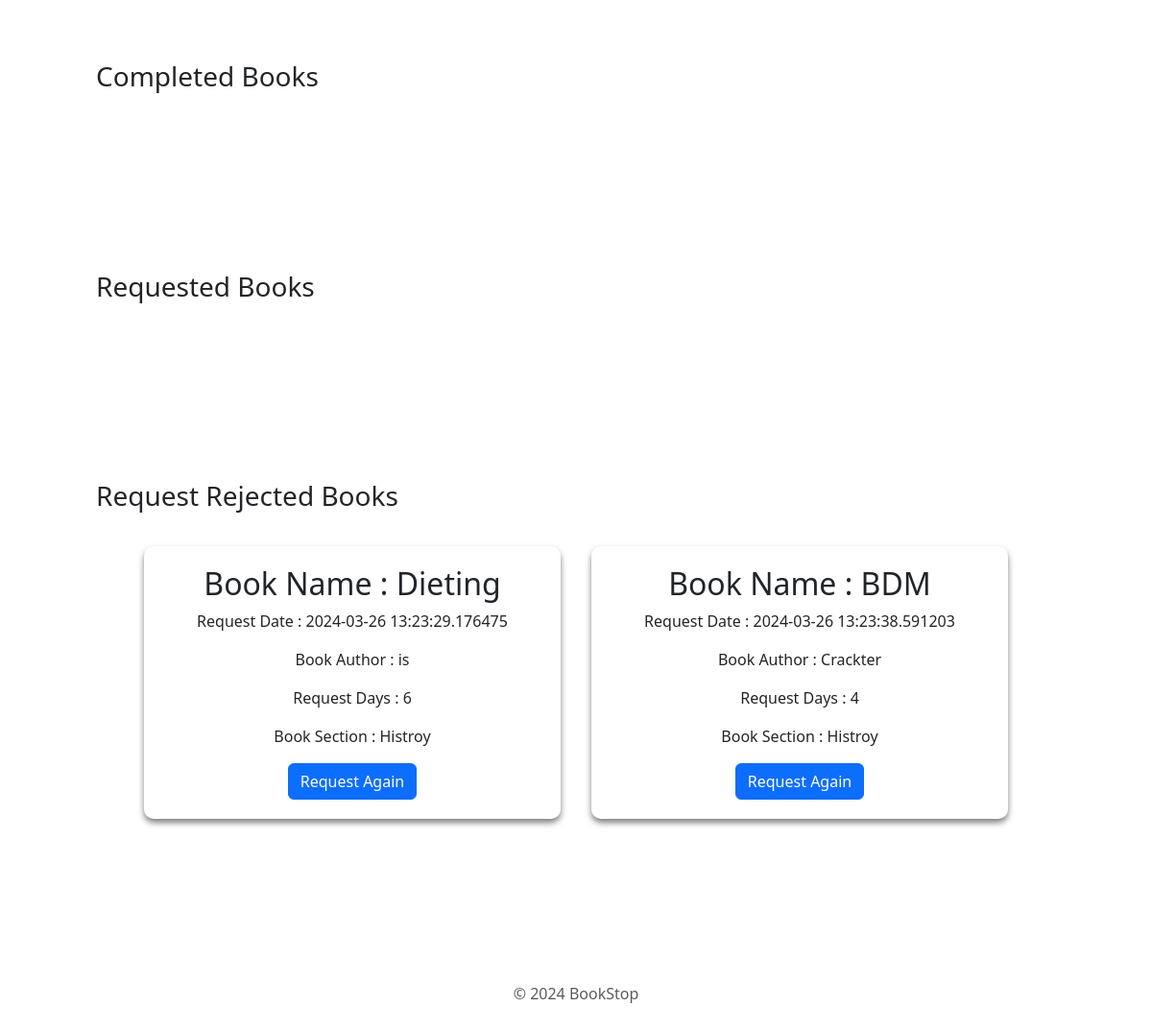
The app's page /myBooks (signed in, lower part), older data.
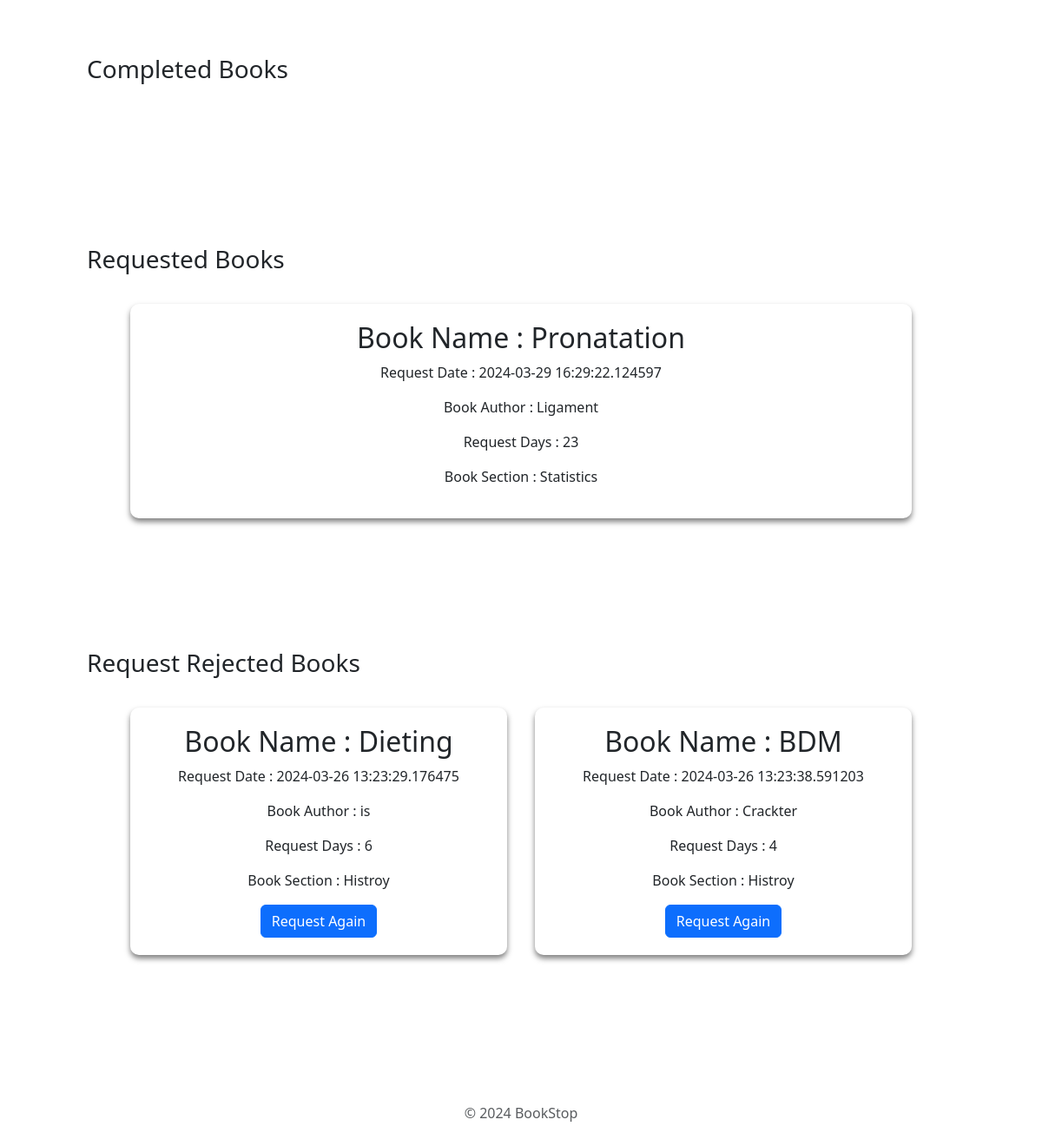
The same page, newer data.
### app.py (models this page shows)
class BookIssue(db.Model):
    __tablename__ = 'BookIssue'
    IssueId = db.Column(db.Integer, autoincrement=True, primary_key=True)
    UserId = db.Column(db.Integer, db.ForeignKey(User.UserId), nullable=False)
    BookId = db.Column(db.Integer, db.ForeignKey(Books.BookId), nullable=False)
    SectionId = db.Column(db.Integer, db.ForeignKey(Section.SectionId), nullable=False)
    RequestDate = db.Column(db.DateTime, nullable=False, default=datetime.datetime.utcnow)
    Days = db.Column(db.Integer, nullable=False)
    IssueDate = db.Column(db.String)
    IssueStatus = db.Column(db.String, nullable=False)
    LastIssueStatusDate = db.Column(db.String)

### app.py (the view, shortened to what this page needs)
@app.route("/myBooks", methods=["GET","POST"])
def myBooks():
    if 'user_id' not in session:
        return redirect(url_for('userLogin'))
    BookIssueMergeTable = BookIssueMerge.query.filter(
        BookIssueMerge.UserId == session['user_id'],
        BookIssueMerge.Section_Title.isnot(None),
        BookIssueMerge.Author.isnot(None),
        BookIssueMerge.Book_Title.isnot(None),
        BookIssueMerge.IssueStatus == "requested",
        BookIssueMerge.UserName.isnot(None)).all()
    ApprovedBookIssueMergeTable = BookIssueMerge.query.filter(
        BookIssueMerge.UserId == session['user_id'],
        BookIssueMerge.Section_Title.isnot(None),
        BookIssueMerge.Author.isnot(None),
        BookIssueMerge.Book_Title.isnot(None),
        BookIssueMerge.IssueStatus == "Approved",
        BookIssueMerge.UserName.isnot(None)).all()
    RejectedBookIssueMergeTable = BookIssueMerge.query.filter(
        BookIssueMerge.UserId == session['user_id'],
        BookIssueMerge.Section_Title.isnot(None),
        BookIssueMerge.Author.isnot(None),
        BookIssueMerge.Book_Title.isnot(None),
        BookIssueMerge.IssueStatus == "Rejected",
        BookIssueMerge.UserName.isnot(None)).all()
    ExpiredBookIssueMergeTable = BookIssueMerge.query.filter(
        BookIssueMerge.UserId == session['user_id'],
        BookIssueMerge.Section_Title.isnot(None),
        BookIssueMerge.Author.isnot(None),
        BookIssueMerge.Book_Title.isnot(None),
        BookIssueMerge.IssueStatus == "Expired",
        BookIssueMerge.UserName.isnot(None)).all()
    return render_template("myBooks.html", approvedBooks = ApprovedBookIssueMergeTable, rejectedBooks = RejectedBookIssueMergeTable, issueBooks = BookIssueMergeTable,
    expiredBooks = ExpiredBookIssueMergeTable)

### templates/myBooks.html (shortened to what this page needs)
<!DOCTYPE html>
<html lang="en">
  <head>
    <link rel="stylesheet" href="/static/add-section.css" />
    {% include 'bootstrap.html' %}
  </head>
  <body>
    <div>
      <div>
        <div class="main-container">
        </div>
        <h3>Completed Books</h3>
        <div class="main-container">
        </div>
        <h3>Requested Books</h3>
        <div class="main-container">
          {% for book in issueBooks %}
          <div class="section-container" id="1">
            <h2>Book Name : {{book.Book_Title}}</h2>
            <p>Request Date : {{book.RequestDate}}</p>
            <p>Book Author : {{book.Author}}</p>
            <p>Request Days : {{book.Days}}</p>
            <div>
              <p>Book Section : {{book.Section_Title}}</p>
            </div>
          </div>
          {% endfor %}
        </div>
        <h3>Request Rejected Books</h3>
        <div class="main-container">
          {% for book in rejectedBooks %}
          <div class="section-container" id="1">
            <h2>Book Name : {{book.Book_Title}}</h2>
            <p>Request Date : {{book.RequestDate}}</p>
            <p>Book Author : {{book.Author}}</p>
            <p>Request Days : {{book.Days}}</p>
            <div>
              <p>Book Section : {{book.Section_Title}}</p>
            </div>
            <form action="/myBooks" method="post" style="display: inline">
              <button type="submit" class="btn btn-primary">
                Request Again
              </button>
            </form>
          </div>
          {% endfor %}
        </div>
        {% include 'footer.html' %}
      </div>
    </div>
  </body>
</html>

Row changes from the older to the newer data that the page shows:
added BookIssue: Book_Title "Pronatation", RequestDate "2024-03-29 16:29:22.124597", Author "Ligament", Days "23", Section_Title "Statistics", shown under "Requested Books"
